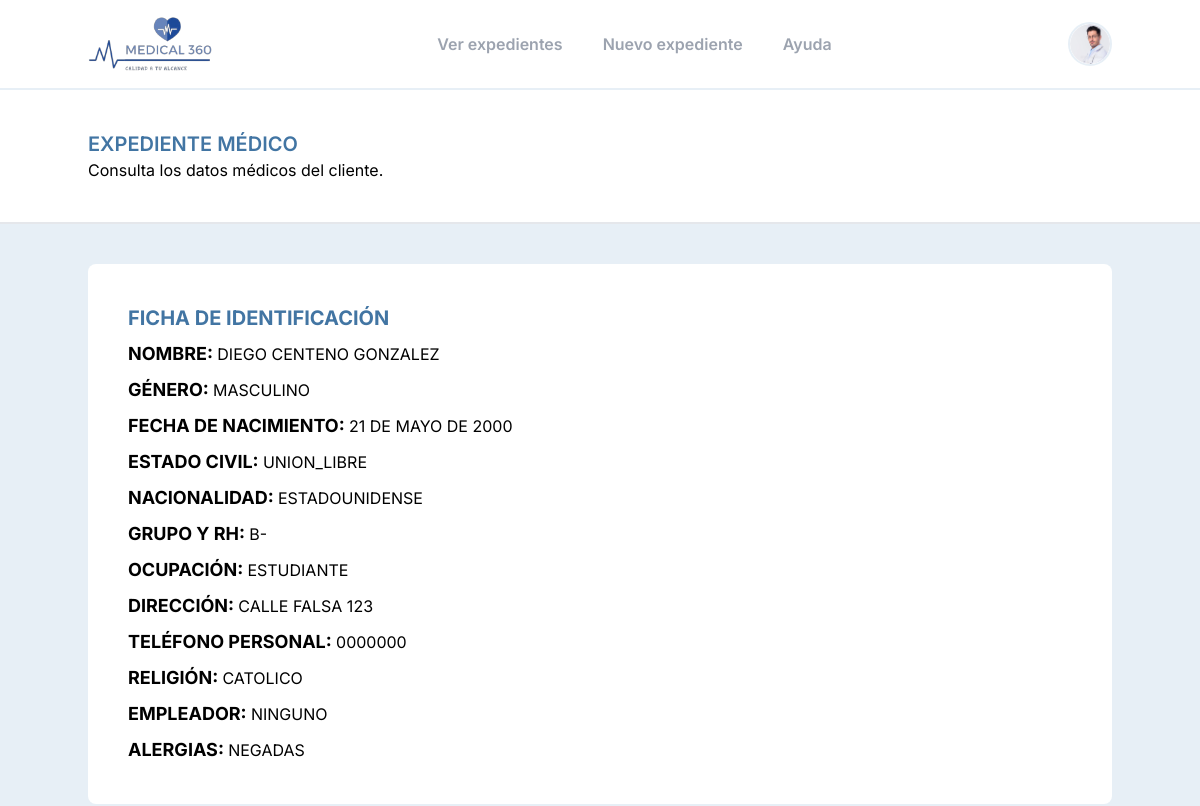
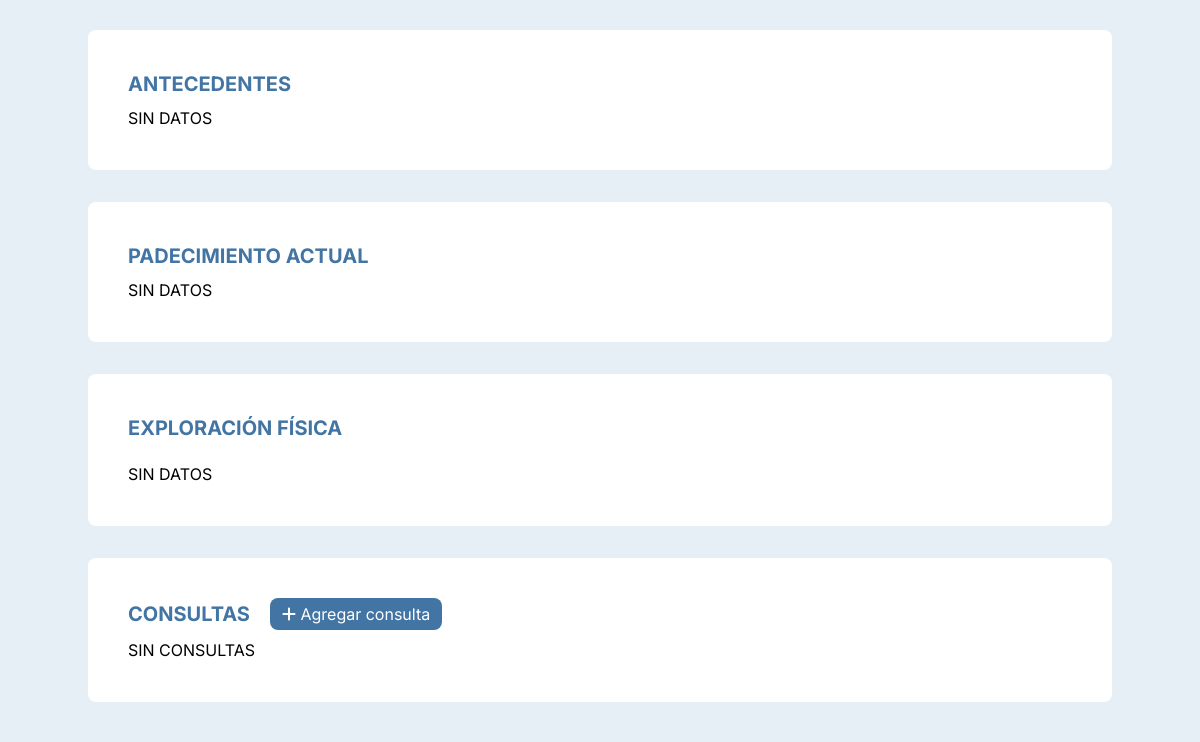
The page /view/2/ (signed in) on the database as committed earlier (2 pictures, top to bottom).
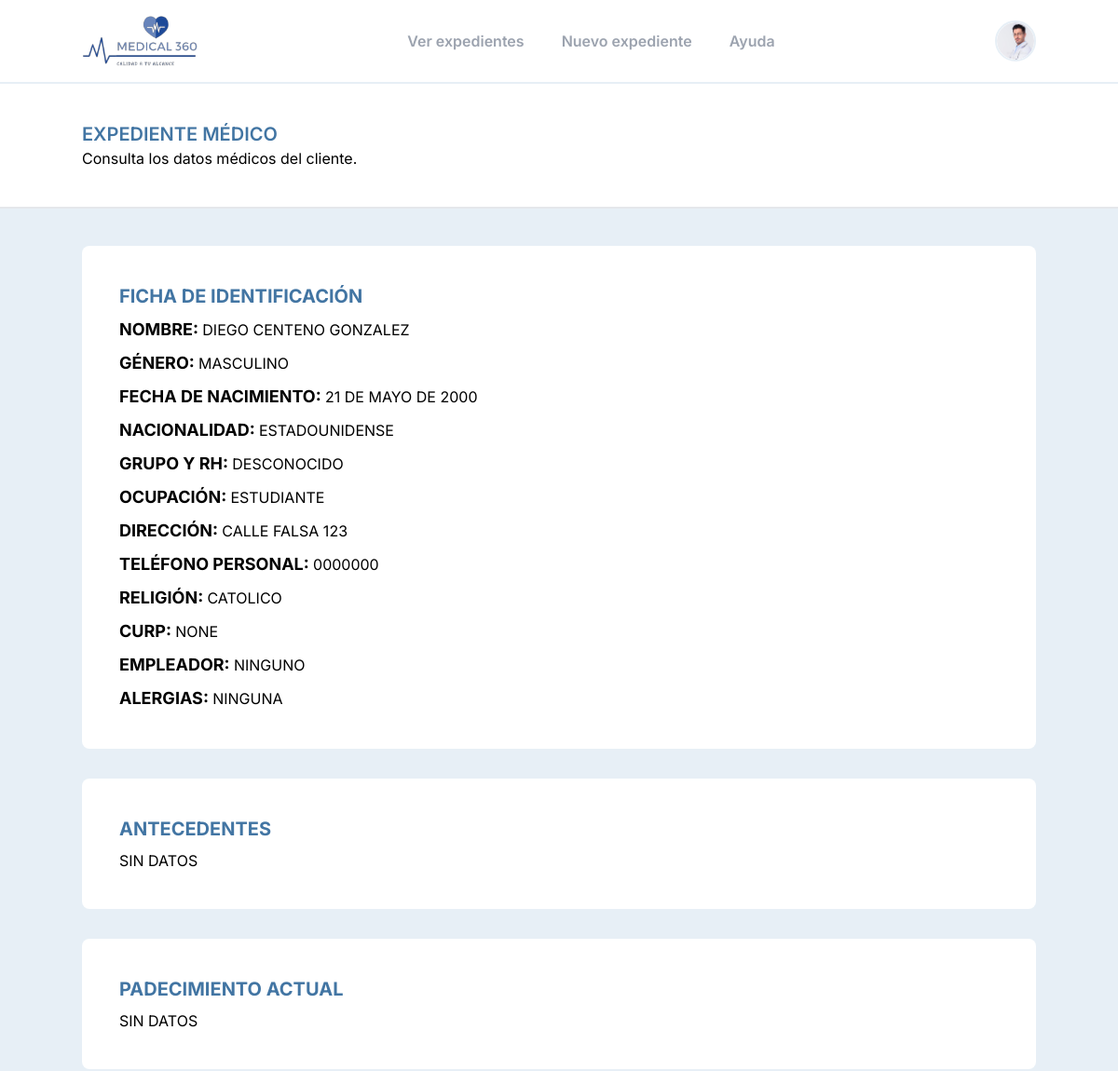
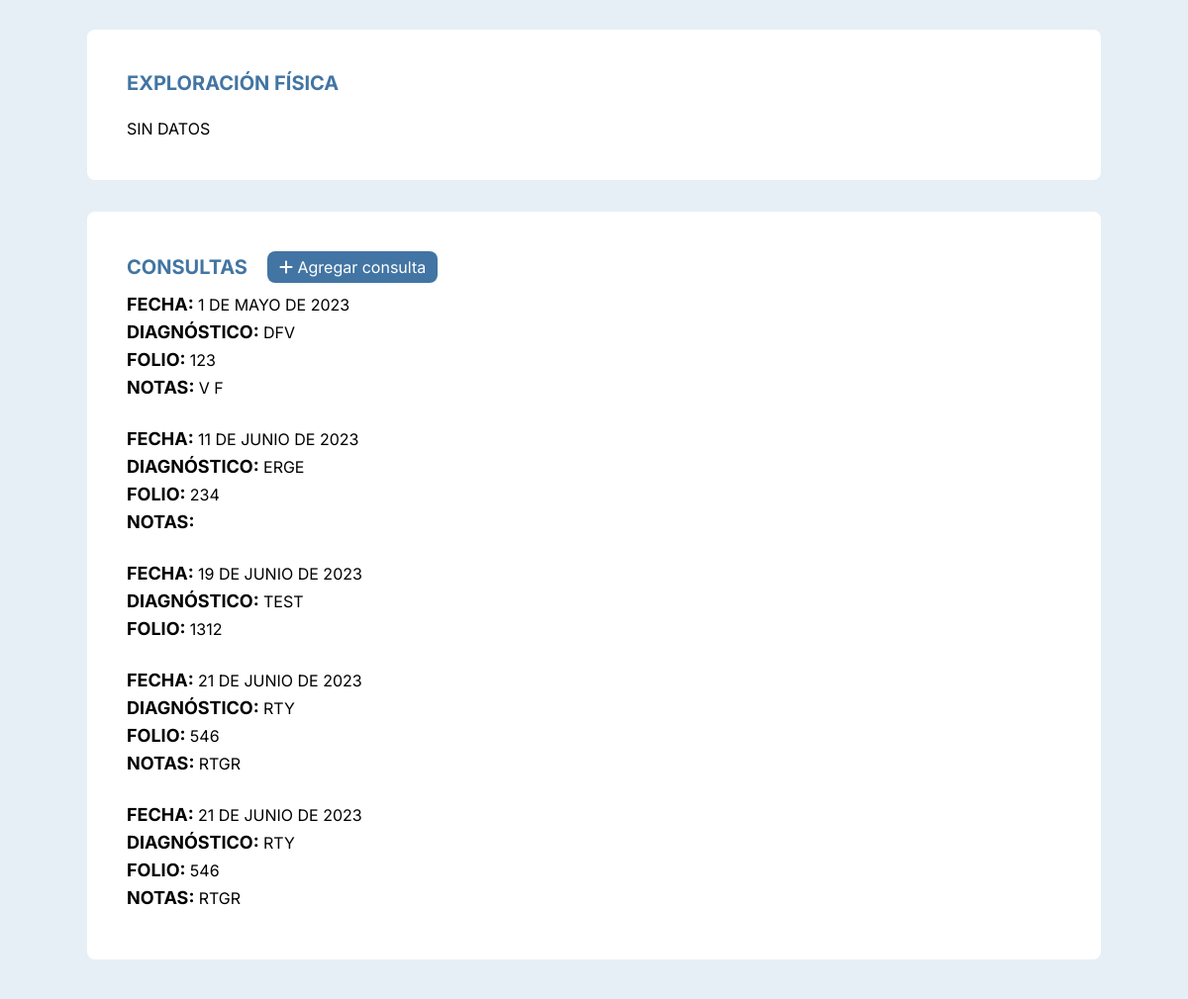
The same page on the database as committed later (2 pictures, top to bottom).
### medical/models.py (models this page shows, shortened)
class Paciente(models.Model):
    GENERO_CHOICES = [
        ('M', 'Masculino'),
        ('F', 'Femenino'),
    ]
    ESTADO_CIVIL_CHOICES = [
        ('SOLTERO', 'SOLTERO'),
        ('CASADO', 'CASADO'),
        ('UNION_LIBRE', 'UNION LIBRE'),
        ('DIVORCIADO', 'DIVORCIADO'),
        ('VIUDO', 'VIUDO'),
    ]
    GRUPO_RH_CHOICES = [
        ('A+', 'A+'),
        ('B+', 'B+'),
        ('O+', 'O+'),
        ('AB+', 'AB+'),
        ('A-', 'A-'),
        ('B-', 'B-'),
        ('O-', 'O-'),
        ('AB-', 'AB-'),
        ('DESC', 'DESCONOCIDO'),
    ]
    ESCOLARIDAD_CHOICES = [
        ('NINGUNA', 'NINGUNA'),
        ('PRIMARIA', 'PRIMARIA'),
        ('PRIMARIA_T', 'PRIMARIA TRUNCA'),
        ('SECUNDARIA', 'SECUNDARIA'),
        ('SECUNDARIA_T', 'SECUNDARIA TRUNCA'),
        ('PREPARATORIA', 'PREPARATORIA'),
        ('PREPARATORIA_T', 'PREPARATORIA TRUNCA'),
        ('TECNICO', 'CARRERA TECNICA'),
        ('TECNICO_T', 'CARRERA TECNICA TRUNCA'),
        ('LICENCIATURA', 'LICENCIATURA'),
        ('LICENCIATURA_T', 'LICENCIATURA TRUNCA'),
        ('SUPERIOR', 'SUPERIOR'),
]
    nombre = models.CharField(max_length=30)
    apellido_pat = models.CharField(max_length=30)
    apellido_mat = models.CharField(max_length=30)
    fecha_nacimiento = models.DateField()
    genero = models.CharField(max_length=10, choices=GENERO_CHOICES)
    grupo_rh = models.CharField(max_length=4, choices=GRUPO_RH_CHOICES, default='DESC')
    alergias = models.CharField(max_length=30)
    estado_civil = models.CharField(max_length=15, choices=ESTADO_CIVIL_CHOICES, blank=True, null=True)
    curp = models.CharField(max_length=18, blank=True, null=True)
    nacionalidad = models.CharField(max_length=20, blank=True, null=True)
    escolaridad = models.CharField(max_length=30, choices=ESCOLARIDAD_CHOICES, blank=True, null=True)
    religion = models.CharField(max_length=50, blank=True, null=True)
    direccion = models.CharField(max_length=200, blank=True, null=True)
    ocupacion = models.CharField(max_length=50, blank=True, null=True)
    empleador = models.CharField(max_length=100, blank=True, null=True)
    telefono_personal = models.CharField(max_length=10, blank=True, null=True)
    nombre_contacto_emergencia = models.CharField(max_length=100, blank=True, null=True)
    telefono_contacto_emergencia = models.CharField(max_length=10, blank=True, null=True)
    fecha_alta = models.DateField()
    notas = models.TextField(blank=True, null=True)

class Consulta(models.Model):
    paciente = models.ForeignKey(Paciente, on_delete=models.CASCADE)
    medico = models.ForeignKey(Medico, on_delete=models.CASCADE)
    fecha = models.DateField()
    diagnostico = models.CharField(max_length=100)
    folio_receta = models.IntegerField()
    notas = models.TextField(blank=True, null=True)
    class Meta:
        verbose_name = "Consulta"
        verbose_name_plural = "4.Consultas"

### medical/views.py (the view)
# urls.py: path('view/<int:id_paciente>/', views.ver_expediente_view, name='ver_expediente'),
@login_required
def ver_expediente_view(request, id_paciente):
    paciente = get_object_or_404(Paciente, id=id_paciente)
    antecedentes = Antecedentes.objects.filter(paciente=paciente)
    padecimiento = PadecimientoActual.objects.filter(paciente=paciente).last()
    exploracion = ExploracionFisica.objects.filter(paciente=paciente).last()
    consultas = Consulta.objects.filter(paciente=paciente)
    consultas = sorted(consultas, key=attrgetter('fecha'))
    context = {
        'paciente': paciente,
        'antecedentes': antecedentes,
        'padecimiento': padecimiento,
        'exploracion': exploracion,
        'consultas': consultas,
    }
    return render(request, 'expedientes/view.html', context)

### templates/expedientes/view.html (shortened to what the changed rows need)
{% extends "base.html" %} {% load static %}
{% block content %}
{% include "plantillas/navbar.html" %}
<section class="lg:px-0 min-h-screen">
    <div class="py-10 border-b-2 border-gray-200 bg-white  md:px-6">
      <div class="lg:container lg:mx-auto">
        <h2 class="uppercase font-semibold text-main text-xl">
          Expediente Médico
        </h2>
      </div>
    </div>
    <div class="py-10 bg-background md:px-6 space-y-8">
      <div class="lg:container lg:mx-auto bg-white p-10 space-y-5 rounded-lg">
          <div class="space-y-2">
              <h2 class="text-xl font-bold text-main uppercase">Ficha de Identificación</h2>
              {% if paciente.nombre %}
                  <p class="uppercase"><span class="font-bold text-lg">Nombre: </span>{{paciente.nombre}} {{paciente.apellido_pat}} {{paciente.apellido_mat}}</p>
              {% endif %}
              {% if paciente.genero == 'M' %}
                  <p class="uppercase"><span class="font-bold text-lg">Género: </span>MASCULINO</p>
              {% elif paciente.genero == 'F' %}
              <p class="uppercase"><span class="font-bold text-lg">Género: </span>FEMENINO</p>
              {% endif %}
              {% if paciente.fecha_nacimiento %}
                  <p class="uppercase"><span class="font-bold text-lg">Fecha de nacimiento: </span>{{paciente.fecha_nacimiento}}</p>
              {% endif %}
              {% if paciente.estado_civil %}
                  <p class="uppercase"><span class="font-bold text-lg">Estado civil: </span>{{paciente.estado_civil}}</p>
              {% endif %}
              {% if paciente.nacionalidad %}
                  <p class="uppercase"><span class="font-bold text-lg">Nacionalidad: </span>{{paciente.nacionalidad}}</p>
              {% endif %}
              {% if paciente.grupo_rh == 'DESC' %}
                  <p class="uppercase"><span class="font-bold text-lg">Grupo y RH: </span>DESCONOCIDO</p>
              {% elif paciente.grupo_rh %}
              <p class="uppercase"><span class="font-bold text-lg">Grupo y RH: </span>{{paciente.grupo_rh}}</p>
              {% endif %}
              {% if paciente.ocupacion %}
                  <p class="uppercase"><span class="font-bold text-lg">Ocupación: </span>{{paciente.ocupacion}}</p>
              {% endif %}
              {% if paciente.direccion %}
                  <p class="uppercase"><span class="font-bold text-lg">Dirección: </span>{{paciente.direccion}}</p>
              {% endif %}
              {% if paciente.telefono_personal %}
                  <p class="uppercase"><span class="font-bold text-lg">Teléfono personal: </span>{{paciente.telefono_personal}}</p>
              {% endif %}
              {% if paciente.religion %}
                  <p class="uppercase"><span class="font-bold text-lg">Religión: </span>{{paciente.religion}}</p>
              {% endif %}
              {% if paciente.curp %}
                  <p class="uppercase"><span class="font-bold text-lg">CURP: </span>{{paciente.curp}}</p>
              {% endif %}
              {% if paciente.empleador %}
                  <p class="uppercase"><span class="font-bold text-lg">Empleador: </span>{{paciente.empleador}}</p>
              {% endif %}
              {% if paciente.alergias %}
                  <p class="uppercase"><span class="font-bold text-lg">Alergias: </span>{{paciente.alergias}}</p>
              {% endif %}
          </div>
      </div>
        <div class="lg:container lg:mx-auto bg-white p-10 space-y-5 rounded-lg">
          <div class="space-y-2">
            <h2 class="text-xl font-bold text-main uppercase mb-2">Antecedentes</h2>
          </div>
        </div>
        {% if padecimiento %}
        <div class="lg:container lg:mx-auto bg-white p-10 space-y-5 rounded-lg">
          <div class="space-y-2">
            <h2 class="text-xl font-bold text-main uppercase mb-2">Padecimiento Actual</h2>
            {% comment %} Padecimiento Actual {% endcomment %}
            <p class="uppercase"><span class="font-bold text-lg">Descripción: </span>{{ padecimiento.padecimiento_actual }}</p>
          </div>
          <div class="space-y-2">
            <h2 class="text-xl font-bold text-main uppercase mb-2">Interrogatorio por aparatos y sistemas</h2>
            {% comment %} Piel y Tegumentos {% endcomment %}
            <p class="uppercase"><span class="font-bold text-lg">Piel y tegumentos: </span>{{ padecimiento.piel_tegumentos }}</p>
            {% comment %} Cabeza y Cuello {% endcomment %}
            <p class="uppercase"><span class="font-bold text-lg">Cabeza y cuello: </span>{{ padecimiento.cabeza_cuello }}</p>
            {% comment %} Torax {% endcomment %}
            <p class="uppercase"><span class="font-bold text-lg">Torax: </span>{{ padecimiento.torax }}</p>
            {% comment %} Abdomen {% endcomment %}
            <p class="uppercase"><span class="font-bold text-lg">Abdomen: </span>{{ padecimiento.abdomen }}</p>
            {% comment %} Genitourinario {% endcomment %}
            <p class="uppercase"><span class="font-bold text-lg">Genitourinario: </span>{{ padecimiento.genitourinario }}</p>
            {% comment %} Músculo esquelético y extremidades {% endcomment %}
            <p class="uppercase"><span class="font-bold text-lg">Músculo esquelético y extremidades: </span>{{ padecimiento.musculo_extremidades }}</p>
            {% comment %} Neurológico {% endcomment %}
            <p class="uppercase"><span class="font-bold text-lg">Neurológico: </span>{{ padecimiento.neurologico }}</p>
            {% comment %} Notas {% endcomment %}
            {% if padecimiento.notas %}
            <p class="uppercase"><span class="font-bold text-lg">Notas: </span>{{ padecimiento.notas }}</p>
            {% endif %}
          </div>
        </div>
      {% else %}
        <div class="lg:container lg:mx-auto bg-white p-10 space-y-5 rounded-lg">
          <div class="space-y-2">
            <h2 class="text-xl font-bold text-main uppercase mb-2">Padecimiento Actual</h2>
          </div>
        </div>
      {% endif %}
        {% if exploracion %}
        <div class="lg:container lg:mx-auto bg-white p-10 space-y-5 rounded-lg">
          <h2 class="text-xl font-bold text-main uppercase mb-2">Exploración Física</h2>
          <div class="space-y-2">
            <p class="uppercase"><span class="font-bold text-lg">Descripción: </span>{{ exploracion.descripcion_exploracion }}</p>
            {% comment %} FC {% endcomment %}
            {% if exploracion.frecuencia_cardiaca %}
              <p class="uppercase"><span class="font-bold text-lg">FC: </span>{{ exploracion.frecuencia_cardiaca }} lpm</p>
            {% endif %}
            {% comment %} FR {% endcomment %}
            {% if exploracion.frecuencia_respiratoria %}
              <p class="uppercase"><span class="font-bold text-lg">FR: </span>{{ exploracion.frecuencia_respiratoria }} rpm</p>
            {% endif %}
            {% comment %} SPO2 {% endcomment %}
            {% if exploracion.saturacion_oxigeno %}
              <p class="uppercase"><span class="font-bold text-lg">SPO2: </span>{{ exploracion.saturacion_oxigeno }}%</p>
            {% endif %}
            {% comment %} TEMP {% endcomment %}
            {% if exploracion.temperatura %}
              <p class="uppercase"><span class="font-bold text-lg">TEMP: </span>{{ exploracion.temperatura }} °C</p>
            {% endif %}
            {% comment %} TA {% endcomment %}
            {% if exploracion.presion_arterial %}
              <p class="uppercase"><span class="font-bold text-lg">TA: </span>{{ exploracion.presion_arterial }} mmHg</p>
            {% endif %}
            {% comment %} Glucosa capilar {% endcomment %}
            {% if exploracion.glucosa %}
              <p class="uppercase"><span class="font-bold text-lg">Glucosa capilar: </span>{{ exploracion.glucosa }} mg/dL</p>
            {% endif %}
            {% comment %} CM {% endcomment %}
            {% if exploracion.talla %}
              <p class="uppercase"><span class="font-bold text-lg">Talla: </span>{{ exploracion.talla }} cm</p>
            {% endif %}
            {% comment %} KG {% endcomment %}
            {% if exploracion.peso %}
              <p class="uppercase"><span class="font-bold text-lg">Peso: </span>{{ exploracion.peso }} kg</p>
            {% endif %}
            {% comment %} IMC {% endcomment %}
            {% if exploracion.imc %}
              <p class="uppercase"><span class="font-bold text-lg">IMC: </span>{{ exploracion.imc }}</p>
            {% endif %}
            {% comment %} Notas {% endcomment %}
            {% if exploracion.notas %}
              <p class="uppercase"><span class="font-bold text-lg">Notas: </span>{{ exploracion.notas }}</p>
            {% endif %}
          </div>
        </div>
      {% else %}
        <div class="lg:container lg:mx-auto bg-white p-10 space-y-5 rounded-lg">
          <h2 class="text-xl font-bold text-main uppercase mb-2">Exploración Física</h2>
        </div>
      {% endif %}
        {% if consultas %}
          <div class="lg:container lg:mx-auto bg-white p-10 rounded-lg">
            <div class="flex gap-5 items-center">
              <h2 class="text-xl font-bold text-main uppercase">Consultas</h2>
            <a href="/add/consulta/{{paciente.id}}" class=" bg-main py-1 px-3 rounded-lg group transition-colors"
              type="button">
              <span class="text-white"><i class="fas fa-plus"></i> Agregar consulta</span>
            </a>
            </div>
            <div class="space-y-2">
              {% for consulta in consultas%}
              <div class="py-2">
              <p class="uppercase"><span class="font-bold text-lg">Fecha: </span>{{ consulta.fecha }}</p>
              <p class="uppercase"><span class="font-bold text-lg">Diagnóstico: </span>{{ consulta.diagnostico }}</p>
              <p class="uppercase"><span class="font-bold text-lg">Folio: </span>{{ consulta.folio_receta }}</p>
              {% if consulta.notas %}
              <p class="uppercase"><span class="font-bold text-lg">Notas: </span>{{ consulta.notas }}</p>
              {% endif %}
            </div>
              {% endfor %}
            </div>
          </div>
      {% else %}
        <div class="lg:container lg:mx-auto bg-white p-10 space-y-2 rounded-lg">
          <div class="flex gap-5 items-center">
            <h2 class="text-xl font-bold text-main uppercase">Consultas</h2>
          <a href="/add/consulta/{{paciente.id}}" class=" bg-main py-1 px-3 rounded-lg group transition-colors"
            type="button">
            <span class="text-white"><i class="fas fa-plus"></i> Agregar consulta</span>
          </a>
          </div>
          <p class="uppercase">Sin consultas</p>
        </div>
      {% endif %}
    </div>
  </section>
{% endblock %}

Rows that differ between the two databases and show on the page:
changed Paciente "DIEGO": curp (not shown) → "NONE"; alergias "NEGADAS" → "NINGUNA"; estado_civil "UNION_LIBRE" → (not shown); grupo_rh "B-" → (not shown)
added Consulta: fecha "1 DE MAYO DE 2023", diagnostico "DFV", folio_receta "123", notas "V F"
added Consulta: fecha "11 DE JUNIO DE 2023", diagnostico "ERGE", folio_receta "234"
added Consulta: fecha "19 DE JUNIO DE 2023", diagnostico "TEST", folio_receta "1312"
added Consulta: fecha "21 DE JUNIO DE 2023", diagnostico "RTY", folio_receta "546", notas "RTGR"
added Consulta: fecha "21 DE JUNIO DE 2023", diagnostico "RTY", folio_receta "546", notas "RTGR"
Other text that changed with them:
text no longer shown: "ESTADO CIVIL: SIN CONSULTAS"
text now shown: "DESCONOCIDO CURP:"
